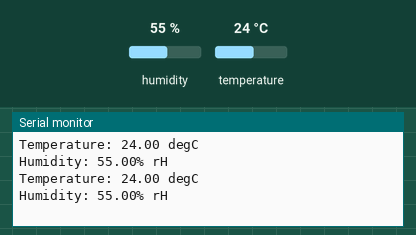
Recording of a sketch running on a simulated ESP32. Shown: the last lines printed to the serial monitor. The inputs (shaded band) are chosen by the test bench; at power-on: humidity 55 %, temperature 24 °C.

Above: at 1.8 s.
1.9 s: humidity set to 22 %
At 2.9 s:
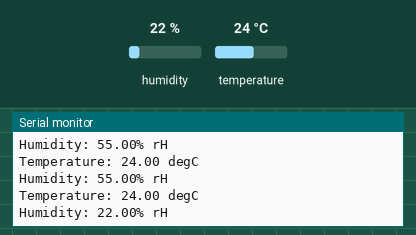
3.4 s: temperature set to 12 °C
At 4.7 s:
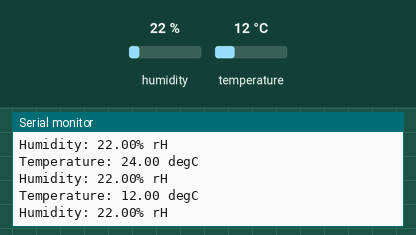
4.9 s: humidity set to 40 %
At 6.0 s:
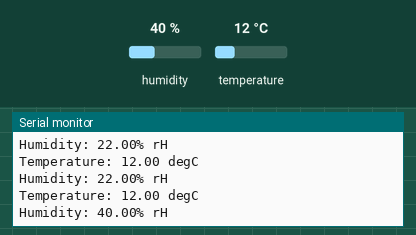
Timing chart, 0 to 7.9 s (numbered marks = the images above; inputs shaded):
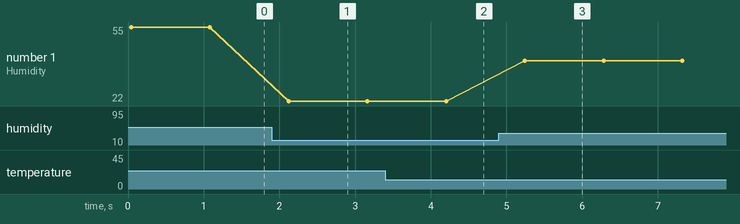

The sketch:

SHT31_ESP32-LPkit.ino
```cpp
/*
* This example code for Temperature and Humidity SHTxx module
* is used for ESP32 LPkit.
* ESP32-LPkit reads temperature and humidity from SHT31 sensor
* and sends every second through UART
*
* SDA - GPIO21
* SCL - GPIO22
*
* Made by (c) laskarduino.cz 2021
*
*	Libraries:
*	https://github.com/adafruit/Adafruit_SHT31
*/

#include <WiFi.h>
#include <Wire.h>
#include "Adafruit_SHT31.h"

Adafruit_SHT31 sht31 = Adafruit_SHT31();

void setup() {
  Serial.begin(115200);
  while (!Serial)
  {
    ; // wait for serial port
  }

  if (! sht31.begin(0x45))  // alternatively 0x44, depends on ADDR pin
  {
    Serial.println("SHT31 not found");
    Serial.println("Check the connection");
    while (1) delay(1);
  }

}

void loop() {
  float temperature = sht31.readTemperature();
  float humidity = sht31.readHumidity();

  Serial.print("Temperature: "); Serial.print(temperature); Serial.println(" degC");
  Serial.print("Humidity: "); Serial.print(humidity); Serial.println("% rH");

  delay(1000);
}
```

Measured:
- after the input at 1.9 s, the serial monitor: prints a new line after 0.22 s (image 1)
- after the input at 3.4 s, the serial monitor: prints a new line after 0.80 s (image 2)
- after the input at 4.9 s, the serial monitor: prints a new line after 0.34 s (image 3)
- plotted number 1: 55 → 22 after the input at 1.9 s, 22 → 40 after the input at 4.9 s
